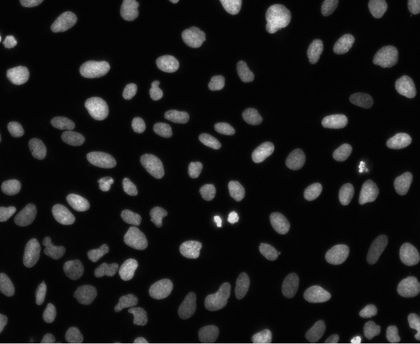
%> input picture Cells.png, 420 x 344 px, shrunk from 634 x 520 before the run
$ octave main.m   (GNU Octave 9; MATLAB toolbox functions it lacks are replaced by stand-ins)
%> lines starting %> are read from the running program, lines starting %| are printed output that depends on the picture; in (x1, y1, x2, y2) boxes, pixels count from 0 and x2, y2 are one past the last pixel; in counts of white or black regions, pixels touching at a corner belong together; the program's own positions count from 1
%> further down, I is the input picture: size 344x420 uint8; min 0, max 238, mean 24.7
### createExcelWithObjectInfo.m
function createExcelWithObjectInfo(originalImage, excelFilename)
%> called with excelFilename = 'output.xlsx'

    [counts,x] = imhist(originalImage,16);
%> counts = [98339; 14805; 3459; 3594; 4718; 4682; 4742; 4018; 2646; 1654; 955; 503; 192; 163; 10; 0]; x = [0; 17; 34; 51; 68; 85; 102; 119; 136; 153; 170; 187; 204; 221; 238; 255]
    T = otsuthresh(counts);
%> T = 0.2
    BW = imbinarize(originalImage,T);
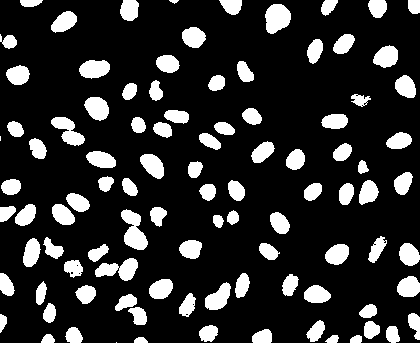
%> BW: size 344x420 logical; 18.1% white; 91 white regions (1 under 20 px), largest, box (x1, y1, x2, y2) and area: (0, 326, 420, 344) 1380, (121, 209, 148, 250) 641, (265, 4, 291, 34) 586


    %%%%%%%%%%%%%%%%%%%%%%%%%%ATTENTION%%%%%%%%%%%%%%%%%%%%%%%%%%%%%%%%%

    % fill the gaps
    % there is one layer has been removed and never got it back so the objects
    % don't conflict, so to not get the area wrong I'm calculting
    % the layer of 1-pixel width around each object and adding it to
    % the calculated area

    SE = strel("sphere",1);
    BW = imerode(BW,SE);
%> BW: size 344x414 logical; 4.7% white in thin lines or dots
    BW = imdilate(BW, SE);
%> BW: size 344x408 logical; every value is 1
    BW = imerode(BW,SE);
%> BW: size 344x402 logical; 97.3% white; 20 black regions (8 under 20 px), largest, box (x1, y1, x2, y2) and area: (0, 0, 36, 344) 2683, (156, 156, 207, 255) 245, (220, 54, 258, 127) 180
    BW = imdilate(BW, SE);
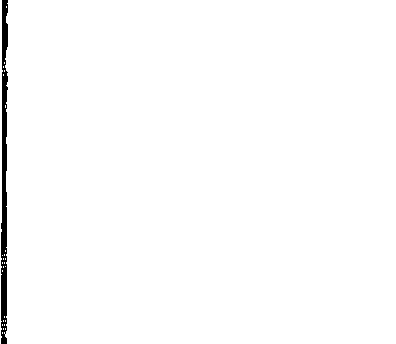
%> BW: size 344x396 logical; 98.7% white; 1 black region, box (x1, y1, x2, y2) and area: (1, 0, 8, 344) 1735
    BW = imerode(BW,SE);
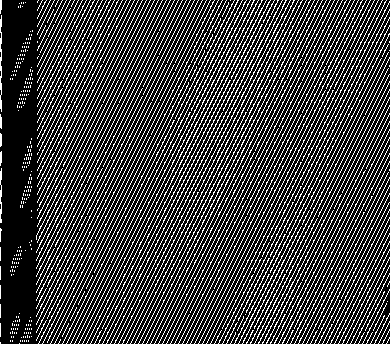
%> BW: size 344x390 logical; 25% white in thin lines or dots
    BW = imerode(BW,SE);
%> BW: size 344x384 logical; 0.18% white in thin lines or dots, all inside (x1, y1, x2, y2) = (0, 0, 2, 344)
    BW = imdilate(BW, SE);
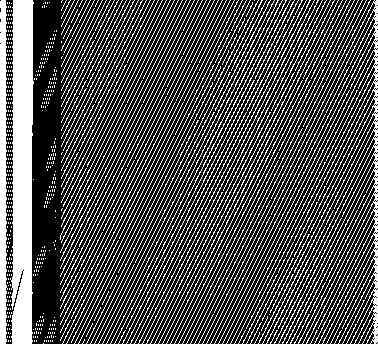
%> BW: size 344x378 logical; 30.8% white; 623 white regions (470 under 20 px), largest, box (x1, y1, x2, y2) and area: (10, 0, 34, 344) 6759, (202, 0, 378, 344) 6484, (0, 0, 8, 344) 2160

    % BW = My_fill(BW);
    BW = bwmorph(BW,'majority');
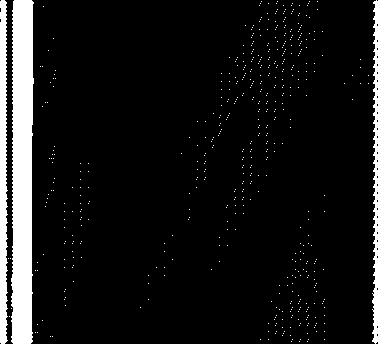
%> BW: size 344x378 logical; 8.4% white; 546 white regions (543 under 20 px), largest, box (x1, y1, x2, y2) and area: (11, 0, 34, 344) 6880, (0, 0, 8, 344) 2276, (372, 0, 378, 344) 1272


    [count ,labeledMatrix] = My_Labeling(BW);
%> count = 546


    uniqueLabels = unique(labeledMatrix(:));
%> uniqueLabels = 547 values from 0 to 546
    uniqueLabels(uniqueLabels == 0) = [];


    objectIDs = [];
    numPixels = [];
    meanBrightness = [];

    for i = 1:length(uniqueLabels)
        label = uniqueLabels(i);

        objectPixels = (labeledMatrix == label);

        numPixel = sum(objectPixels(:));
        radius = sqrt(numPixel / pi);
        perimeter = round(2 * pi * radius);
        area = numPixel + perimeter;

        numPixels = [numPixels; area];

        meanBrightness = [meanBrightness; mean(originalImage(objectPixels))];
        objectIDs = [objectIDs; label];
    end
%> this loop made 546 passes
%> (numPixel, radius, perimeter, area, numPixels, meanBrightness, objectIDs) on passes 1 to 3: (2276, 26.92, 169, 2445, 2445, 24.2, 1), (6880, 46.8, 294, 7174, [2445; 7174], [24.2; 24.66], [1; 2]), (1272, 20.12, 126, 1398, [2445; 7174; 1398], [24.2; 24.66; 25], [1; 2; 3])
%> pass 1, in createExcelWithObjectInfo, `objectPixels = (labeledMatrix == label);`:
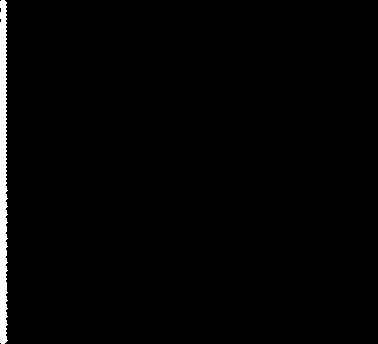
%> objectPixels: size 344x378 logical; 1.8% white; 1 white region, box (x1, y1, x2, y2) and area: (0, 0, 8, 344) 2276
%> pass 3, in createExcelWithObjectInfo, `objectPixels = (labeledMatrix == label);`:
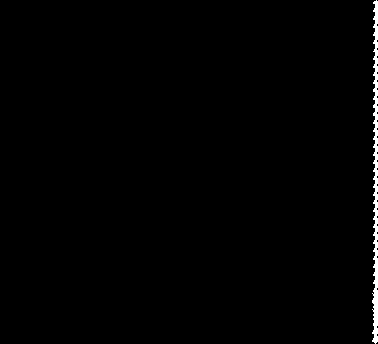
%> objectPixels: size 344x378 logical; 0.98% white; 1 white region, box (x1, y1, x2, y2) and area: (372, 0, 378, 344) 1272
%> after the loop, meanBrightness = 546 values, max 221 at index 40, min 1 at index 12, mean 23.14; numPixels = 546 values, max 7174 at index 2, min 5 at index 4, mean 25.15; objectIDs = 546 values from 1 to 546

    T = table(objectIDs, numPixels, meanBrightness, ...
        'VariableNames', {'ObjectID', 'Area', 'MeanBrightness'});
%> T = 546 regions; largest, ObjectID, Area and MeanBrightness: 2 7174 24.66, 1 2445 24.2, 3 1398 25, 4 5 5, 5 5 10

    writetable(T, excelFilename);
    fprintf('Excel file "%s" created successfully.\n', excelFilename);
end

### main.m
clc, clear , close all;

I = imread("Cells.png");

createExcelWithObjectInfo(I, 'output.xlsx');
